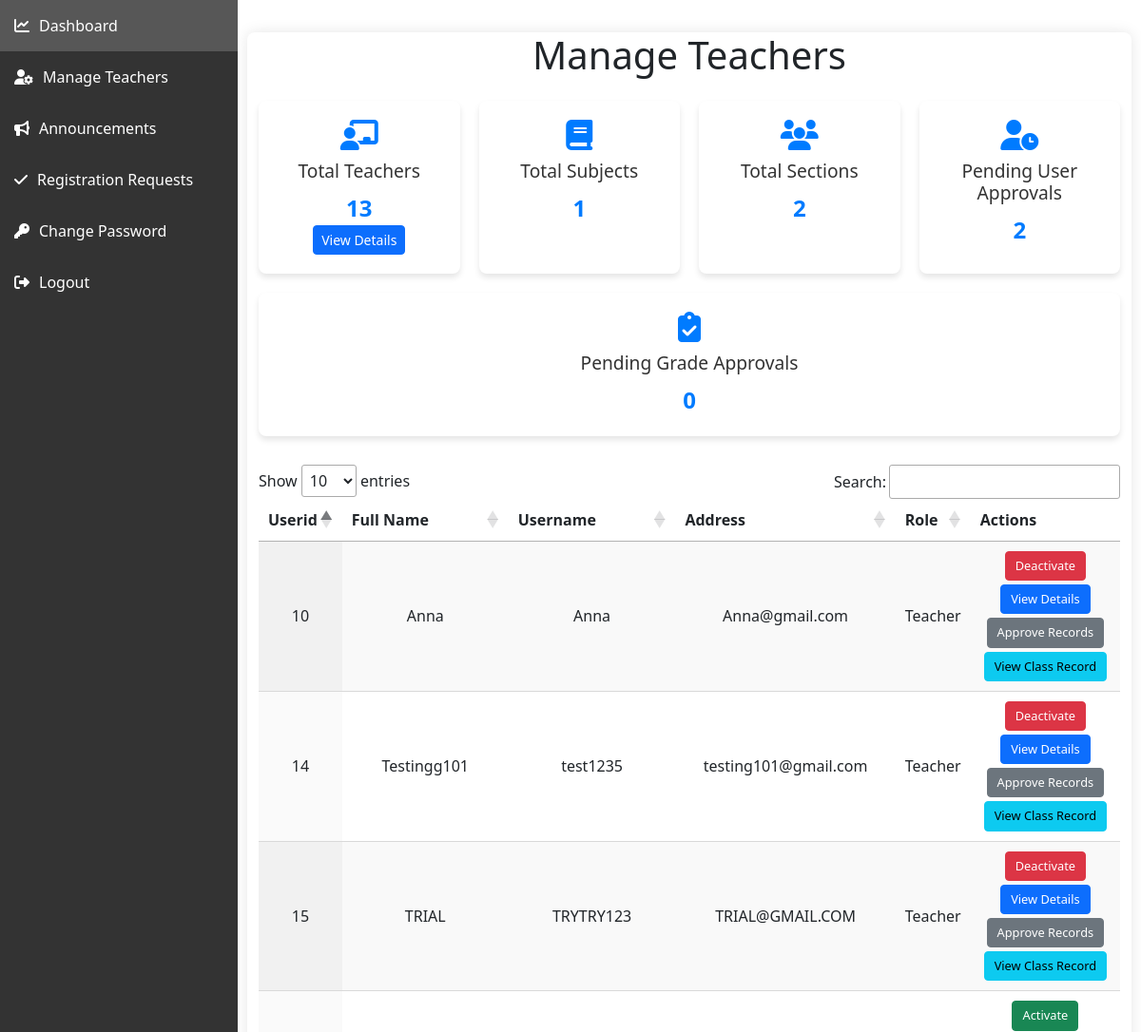
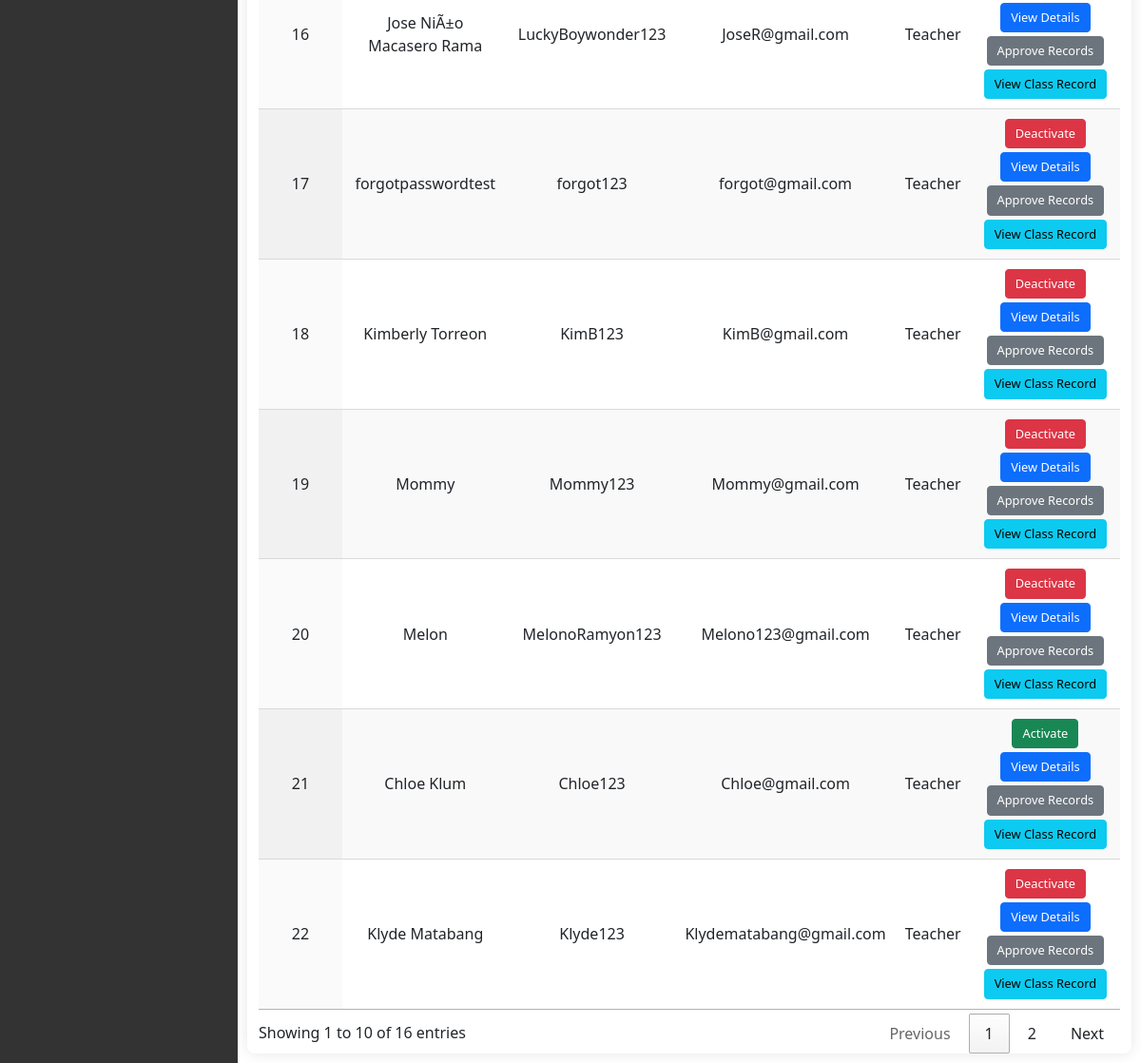
/Home/manage_user.php, run on the app's committed database (2 pictures, top to bottom).
### tables this page shows
CREATE TABLE `user` (
  `userid` int(11) NOT NULL,
  `name` varchar(36) NOT NULL,
  `username` varchar(36) NOT NULL,
  `address` varchar(36) NOT NULL,
  `role` varchar(36) NOT NULL,
  `security_question` int(11) DEFAULT NULL,
  `security_answer` varchar(255) DEFAULT NULL,
  `status` enum('pending','approved','rejected') DEFAULT 'pending',
  `security_question_id` int(11) DEFAULT NULL,
  `hashed_password` varchar(255) DEFAULT NULL,
  `handled_subjects` int(11) DEFAULT 0,
  `handled_sections` int(11) DEFAULT 0
);

### Home/manage_user.php (the view, shortened to what this page needs)
<?php
include_once("../LoginRegisterAuthentication/connection.php");
include_once("headeradmin.php");
$totalTeachersQuery = "SELECT COUNT(*) as total_teachers FROM user WHERE role = 'Teacher' AND status = 'approved'";
$totalTeachersResult = mysqli_query($connection, $totalTeachersQuery);
$totalTeachers = mysqli_fetch_assoc($totalTeachersResult)['total_teachers'];
$totalSubjectsQuery = "SELECT COUNT(DISTINCT description) as total_subjects FROM student_subjects";
$totalSubjectsResult = mysqli_query($connection, $totalSubjectsQuery);
$totalSubjects = mysqli_fetch_assoc($totalSubjectsResult)['total_subjects'];
$totalSectionsQuery = "SELECT COUNT(DISTINCT grade_section) as total_sections FROM assessments";
$totalSectionsResult = mysqli_query($connection, $totalSectionsQuery);
$totalSections = mysqli_fetch_assoc($totalSectionsResult)['total_sections'];
$pendingApprovalsQuery = "SELECT COUNT(*) as total_pending_approvals FROM user WHERE status = 'pending'";
$pendingApprovalsResult = mysqli_query($connection, $pendingApprovalsQuery);
$totalPendingApprovals = mysqli_fetch_assoc($pendingApprovalsResult)['total_pending_approvals'];
$pendingGradeApprovalsQuery = "SELECT COUNT(*) as total_pending_grade_approvals FROM grade_approvals WHERE status = 'pending'";
$pendingGradeApprovalsResult = mysqli_query($connection, $pendingGradeApprovalsQuery);
$totalPendingGradeApprovals = mysqli_fetch_assoc($pendingGradeApprovalsResult)['total_pending_grade_approvals'];
$query = "SELECT * FROM user WHERE role != 'Admin'";
$result = mysqli_query($connection, $query);
?>
<!DOCTYPE html>
<html lang="en">
<head>
    <link rel="stylesheet" href="https://cdn.datatables.net/1.12.1/css/jquery.dataTables.min.css">
    <link rel="stylesheet" href="https://cdn.jsdelivr.net/npm/bootstrap@5.3.3/dist/css/bootstrap.min.css">
    <link rel="stylesheet" href="https://cdnjs.cloudflare.com/ajax/libs/font-awesome/6.1.1/css/all.min.css">
</head>
<body>
    <div class="container">
        <h1 class="my-4">Manage Teachers</h1>
        <div class="dashboard-cards">
            <div class="dashboard-card">
                <i class="fas fa-chalkboard-teacher"></i>
                <h3>Total Teachers</h3>
                <p><?php echo $totalTeachers; ?></p>
                <button class="btn btn-primary btn-sm view-details-btn" data-bs-toggle="modal" data-bs-target="#teacherDetailsModal">
                    View Details
                </button>
            </div>
            <div class="dashboard-card">
                <i class="fas fa-book"></i>
                <h3>Total Subjects</h3>
                <p><?php echo $totalSubjects; ?></p>
            </div>
            <div class="dashboard-card">
                <i class="fas fa-users"></i>
                <h3>Total Sections</h3>
                <p><?php echo $totalSections; ?></p>
            </div>
            <div class="dashboard-card">
                <i class="fas fa-user-clock"></i>
                <h3>Pending User Approvals</h3>
                <p><?php echo $totalPendingApprovals; ?></p>
            </div>
            <div class="dashboard-card">
                <i class="fas fa-clipboard-check"></i>
                <h3>Pending Grade Approvals</h3>
                <p><?php echo $totalPendingGradeApprovals; ?></p>
            </div>
        </div>
        <div class="table-container">
            <table id="userTable" class="display">
                <thead>
                    <tr>
                        <th>Userid</th>
                        <th>Full Name</th>
                        <th>Username</th>
                        <th>Address</th>
                        <th>Role</th>
                        <th>Actions</th>
                    </tr>
                </thead>
                <tbody>
                    <?php while ($row = mysqli_fetch_assoc($result)): ?>
                        <tr>
                            <td><?php echo htmlspecialchars($row['userid']); ?></td>
                            <td><?php echo htmlspecialchars($row['name']); ?></td>
                            <td><?php echo htmlspecialchars($row['username']); ?></td>
                            <td><?php echo htmlspecialchars($row['address']); ?></td>
                            <td><?php echo htmlspecialchars($row['role']); ?></td>
                            <td>
                                <?php if ($row['status'] == 'approved'): ?>
                                    <form method="POST" class="d-inline">
                                        <button type="submit" name="deactivate" class="btn btn-danger btn-sm action-btn" onclick="return confirm('Are you sure you want to deactivate this account?');">Deactivate</button>
                                    </form>
                                <?php else: ?>
                                    <form method="POST" class="d-inline">
                                        <button type="submit" name="activate" class="btn btn-success btn-sm action-btn" onclick="return confirm('Are you sure you want to activate this account?');">Activate</button>
                                    </form>
                                <?php endif; ?>
                                <?php if ($row['role'] == 'Teacher'): ?>
                                    <a href="teacher_details.php?id=<?php echo htmlspecialchars($row['userid']); ?>" class="btn btn-primary btn-sm action-btn">View Details</a>
                                    <a href="approve_grades.php?id=<?php echo htmlspecialchars($row['userid']); ?>" class="btn btn-secondary btn-sm action-btn">Approve Records</a>
                                    <a href="view_class_record.php?teacher_id=<?php echo htmlspecialchars($row['userid']); ?>" class="btn btn-info btn-sm action-btn">View Class Record</a>
                                <?php endif; ?>
                            </td>
                        </tr>
                    <?php endwhile; ?>
                </tbody>
            </table>
        </div>
    </div>
    </div>
    </div>
</body>
</html>

### Home/headeradmin.php (style rules this page uses)
body { font-family: 'Poppins', sans-serif; background-color: #f5f5f5; }
.dashboard-cards { display: flex; justify-content: space-around; margin-top: 20px; }

### Home/manage_user.php (style rules this page uses)
.action-btn { margin: 2px; padding: 5px 10px; font-size: 0.8em; }
.dashboard-cards { display: flex; flex-wrap: wrap; gap: 20px; margin-bottom: 30px; }
.dashboard-card { background-color: #fff; border-radius: 8px; box-shadow: 0 4px 6px rgba(0, 0, 0, 0.1); padding: 20px; flex: 1 1 200px; text-align: center; transition: transform 0.3s ease; }
.dashboard-card i { font-size: 2em; margin-bottom: 10px; color: #007bff; }
.dashboard-card h3 { margin: 0; font-size: 1.2em; color: #333; }
.dashboard-card p { font-size: 1.5em; font-weight: bold; margin: 10px 0 0; color: #007bff; }

### data on the page
user: userid "10", name "Anna", username "Anna", address "Anna@gmail.com", role "Teacher"
user: userid "14", name "Testingg101", username "test1235", address "testing101@gmail.com", role "Teacher"
user: userid "15", name "TRIAL", username "TRYTRY123", address "TRIAL@GMAIL.COM", role "Teacher"
user: userid "16", name "Jose NiÃ±o Macasero Rama", username "LuckyBoywonder123", address "JoseR@gmail.com", role "Teacher"
user: userid "17", name "forgotpasswordtest", username "forgot123", address "forgot@gmail.com", role "Teacher"
user: userid "18", name "Kimberly Torreon", username "KimB123", address "KimB@gmail.com", role "Teacher"
user: userid "19", name "Mommy", username "Mommy123", address "Mommy@gmail.com", role "Teacher"
user: userid "20", name "Melon", username "MelonoRamyon123", address "Melono123@gmail.com", role "Teacher"
user: userid "21", name "Chloe Klum", username "Chloe123", address "Chloe@gmail.com", role "Teacher"
user: userid "22", name "Klyde Matabang", username "Klyde123", address "Klydematabang@gmail.com", role "Teacher"

### other printed values
$totalTeachers "13"
$totalSubjects "1"
$totalSections "2"
$totalPendingApprovals "2"
$totalPendingGradeApprovals "0"
